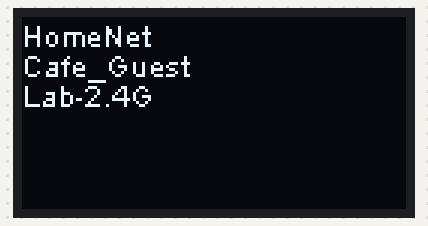
Recording of a sketch running on a simulated ESP32. On the bench: 128×64 one-colour display. A WiFi scan finds three made-up networks.

Above: at 4.5 s.

Measured:
- what the display in image 0 shows lasts 5.0 s, from 4.5 s to 9.5 s

The sketch:

Example3.ino
```cpp
#include "WiFi.h"
#include <Wire.h>
#include "SSD1306.h"

SSD1306  display(0x3c, 21, 22);


void setup()
{
  Serial.begin(115200);
  display.init();

  WiFi.mode(WIFI_STA);
  WiFi.disconnect();
  delay(100);
}

void loop()
{
  display.clear();
  display.drawString(32, 20, "Scan Starting.");
  display.display();
  delay(750);

  display.clear();
  display.drawString(32, 20, "Scan Starting..");
  display.display();
  delay(750);

  display.clear();
  display.drawString(32, 20, "Scan Starting...");
  display.display();
  delay(750);

  display.clear();
  int n = WiFi.scanNetworks();

  if (n == 0) {
    display.clear();
    display.drawString(32, 20, "Networks Not Found!");
    display.display();
    delay(750);
  } else {
    int indis = 0;
    for (int i = 0; i < n; ++i) {
      display.drawString(0, indis, WiFi.SSID(i));
      display.display();
      delay(10);
      indis = indis + 10;
    }
  }
  delay(5000);
}
```
